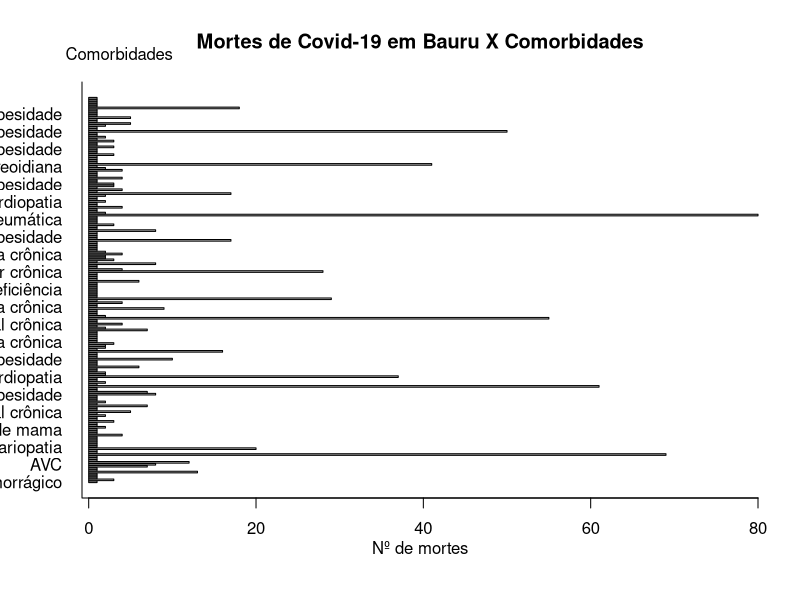

This chart was generated by the following R code:
# Instalando biblioteca readxl para importar para o R arquivos com extensão .xls ou .xlsx.
if (!("readxl") %in% installed.packages()) install.packages("readxl")

# Carregando a biblioteca
library(readxl)
#covid_19_bauru_mortes <- read_excel("Documents\UNESP\IEAD-2022\covid-19-bauru-joao-pedro-bueno\dados\covid_19_bauru_mortes.xlsx")
covid_19_bauru_mortes <- read_excel("./dados/covid_19_bauru_mortes.xlsx")
comorbidades <- table(covid_19_bauru_mortes$comorbidade)

# Histograma numero de mortes por tipo de hospital


barplot(comorbidades,
        main = "Mortes de Covid-19 em Bauru X Comorbidades",
        horiz = TRUE,
        las = 1)
mtext(side = 20, text = "Comorbidades", line = 60)
mtext(side = 1, text = "Nº de mortes", line = 2)
box(bty = "L")
